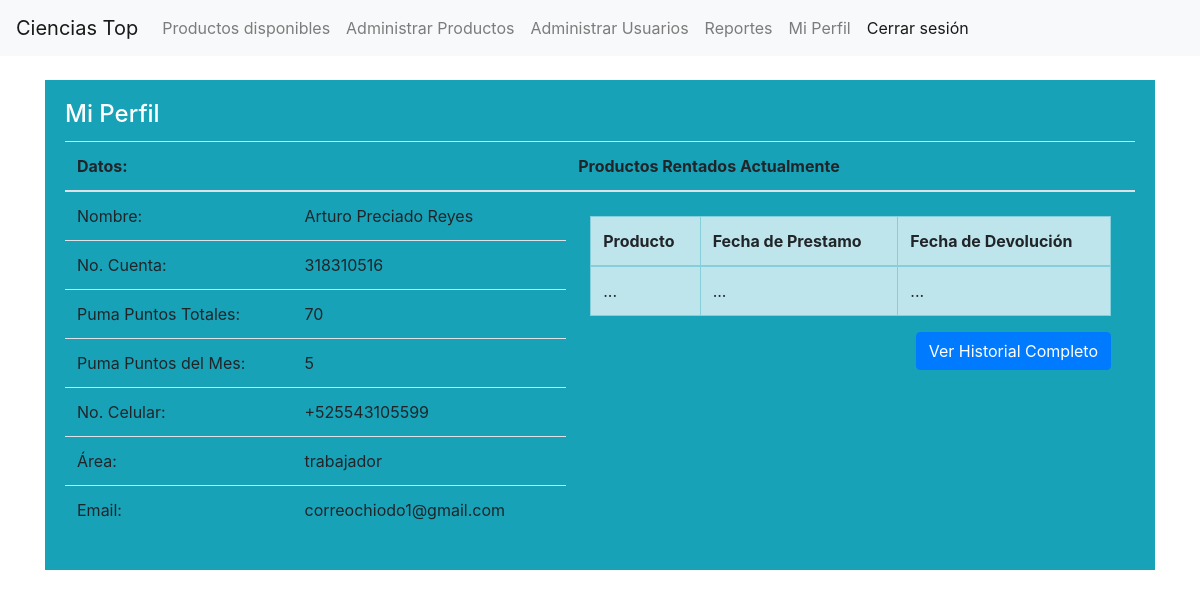
The page /usuarios/usuario/perfil (signed in) on the database its author committed.
### usuario/models.py (models this page shows, shortened)
class Usuario(models.Model):
    user = models.OneToOneField(User, on_delete=models.CASCADE)
    nombre = models.CharField(max_length=40)
    apellidopaterno = models.CharField(max_length=40)
    apellidomaterno = models.CharField(max_length=40)
    puntos = models.IntegerField(default=100)
    celular = PhoneNumberField()
    nocuenta = models.CharField(max_length=9)
    area = models.CharField(max_length=100, default='trabajador')
    email = models.EmailField()
    oculto = models.BooleanField(default=False)

### usuario/views.py (the view)
# urls.py: path('usuario/perfil', views.perfil, name='perfil'),
def perfil(request):
    usuario_actual = request.user
    usuario = Usuario.objects.get(user=usuario_actual)
    try:
        rentas = Renta.objects.filter(id_deudor=usuario_actual).filter(fecha_devuelto__isnull=True)
    except Renta.DoesNotExist:
        rentas = None
    rentas_activas = []
    for renta in rentas:
        objeto_rentado = renta.id_producto
        fecha_devolucion = renta.fecha_prestamo + dt.timedelta(days=objeto_rentado.dias)
        rentas_activas.append({'renta':renta, 'fecha_devolucion':fecha_devolucion})
    hoy = datetime.now()
    puntos_del_mes = 0
    try:
        rentas_historicas = Renta.objects.filter(id_deudor=usuario_actual)
    except Renta.DoesNotExist:
        rentas = None
    for renta in rentas_historicas:
        objeto_rentado = renta.id_producto
        if renta.fecha_prestamo.month == hoy.month:
            puntos_del_mes += int(objeto_rentado.costo / 2)
    acumulaciones_del_mes = Acumulacion.objects.filter(usuario=usuario).filter(fecha__year=hoy.year, fecha__month=hoy.month)
    for acumulacion in acumulaciones_del_mes:
        puntos_del_mes+=acumulacion.puntos
    if len(usuario.nocuenta) == 9:
        es_estudiante = True
    else:
        es_estudiante = False
    if usuario_actual.groups.filter(name='proveedor').exists():
        es_proveedor = True
    else:
        es_proveedor = False
    is_usuario_c = request.user.groups.filter(name='usuario_c').exists()
    is_adminn = request.user.groups.filter(name='administrador').exists()
    is_prov = request.user.groups.filter(name='proveedor').exists()
    return render(request, 'usuarios/perfil.html',
                  {'usuario':usuario,
                   'puntos_del_mes':puntos_del_mes,
                   'es_estudiante':es_estudiante,
                   'es_proveedor':es_proveedor,
                   'rentas_activas':rentas_activas,
                   'is_usuario_c': is_usuario_c,
                   'is_prov': is_prov,
                   'is_adminn': is_adminn
                   })

### usuario/templates/usuarios/perfil.html (shortened to what this page needs)
{% extends 'base.html' %}
{% block contenido %}
<div class="card-body bg-info text-white">
    <h4 class="card-title">Mi Perfil</h4>
    <div class="table-responsive">
        <table class="table bg-info">
            <thead>
                <tr>
                    <th scope="col" class="col-2">Datos:</th>
                    <th scope="col" class="col-2"></th>
                    {% if not es_proveedor %}
                    <th scope="col" class="col-5">Productos Rentados Actualmente</th>
                    {% endif %}
                </tr>
            </thead>
            <tbody>
                <tr class="">
                    <td scope="row">Nombre: </td>
                    <td scope="row">{{usuario.nombre}} {{usuario.apellidopaterno}} {{usuario.apellidomaterno}} </td>
                    {% if not es_proveedor %}
                    <td scope="row" rowspan="6" class="p-4">
                        <div class="m-0 p-0">
                            <div class="card-body m-0 p-0">
                                <div class="table-responsive m-0">
                                    <table class="table table-bordered table-info m-0">
                                        <thead>
                                            <tr class="">
                                                <th scope="col">Producto</th>
                                                <th scope="col">Fecha de Prestamo</th>
                                                <th scope="col">Fecha de Devolución</th>
                                            </tr>
                                        </thead>
                                        <tbody>
                                            {% if not rentas_activas %}
                                            <tr class="">
                                                <td scope="row"> ... </td>
                                                <td> ... </td>
                                                <td>...</td>
                                            </tr>
                                            {% endif %}
                                        </tbody>
                                    </table>
                                </div>
                            </div>
                        </div>
                        <div class="d-flex flex-row-reverse mt-3">
                            <a href="{% url 'historial' %}" class="btn btn-primary">Ver Historial Completo</a>
                        </div>
                    </td>
                    {% endif %}
                </tr>
                <tr class="">
                    {% if es_estudiante %}
                    <td scope="row" >No. Cuenta: </td>
                    {% else %}
                    <td scope="row" >No. Trabajador: </td>
                    {% endif %}
                    <td scope="row">{{usuario.nocuenta}}</td>
                </tr>
                {% if not es_proveedor %}
                <tr class="">
                    <td scope="row">Puma Puntos Totales: </td>
                    <td scope="row">{{usuario.puntos}}</td>
                </tr>
                <tr class="">
                    <td scope="row">Puma Puntos del Mes: </td>
                    <td scope="row">{{puntos_del_mes}}</td>
                </tr>
                {% endif %}
                <tr class="">
                    <td scope="row">No. Celular: </td>
                    <td scope="row">{{usuario.celular}}</td>
                </tr>
                <tr class="">
                    <td scope="row">Área: </td>
                    <td scope="row">{{usuario.area}}</td>
                </tr>
                <tr class="">
                    <td scope="row">Email: </td>
                    <td scope="row">{{usuario.email}}</td>
                </tr>
            </tbody>
        </table>
    </div>
</div>
{% endblock %}

### rows shown on the page
Usuario: nombre "Arturo", apellidopaterno "Preciado", apellidomaterno "Reyes", nocuenta "318310516", puntos "70", celular "+525543105599", area "trabajador", email "correochiodo1@gmail.com"

### other values the page prints
{{ puntos_del_mes }} "5"
